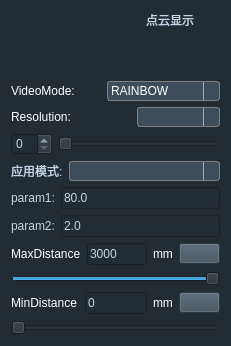
<?xml version="1.0" encoding="UTF-8"?>
<ui version="4.0">
 <class>DepthControlView</class>
 <widget class="QWidget" name="DepthControlView">
  <property name="geometry">
   <rect>
    <x>0</x>
    <y>0</y>
    <width>223</width>
    <height>346</height>
   </rect>
  </property>
  <property name="windowTitle">
   <string>DepthControlView</string>
  </property>
  <property name="styleSheet">
   <string notr="true">background-color: rgb(36, 44, 51);</string>
  </property>
  <layout class="QVBoxLayout" name="verticalLayout">
   <item>
    <layout class="QHBoxLayout" name="horizontalLayout_5">
     <item>
      <spacer name="horizontalSpacer_2">
       <property name="orientation">
        <enum>Qt::Horizontal</enum>
       </property>
       <property name="sizeHint" stdset="0">
        <size>
         <width>40</width>
         <height>20</height>
        </size>
       </property>
      </spacer>
     </item>
     <item>
      <layout class="QVBoxLayout" name="verticalLayout_5">
       <property name="spacing">
        <number>3</number>
       </property>
       <item>
        <widget class="QLabel" name="label_5">
         <property name="sizePolicy">
          <sizepolicy hsizetype="Preferred" vsizetype="Fixed">
           <horstretch>0</horstretch>
           <verstretch>0</verstretch>
          </sizepolicy>
         </property>
         <property name="minimumSize">
          <size>
           <width>0</width>
           <height>0</height>
          </size>
         </property>
         <property name="styleSheet">
          <string notr="true">color: rgb(195, 213, 229);
background-color: rgb(255, 255, 255，255);</string>
         </property>
         <property name="text">
          <string>点云显示</string>
         </property>
         <property name="alignment">
          <set>Qt::AlignCenter</set>
         </property>
        </widget>
       </item>
       <item>
        <widget class="SwitchButton" name="switch_clound_point" native="true">
         <property name="minimumSize">
          <size>
           <width>100</width>
           <height>25</height>
          </size>
         </property>
        </widget>
       </item>
      </layout>
     </item>
    </layout>
   </item>
   <item>
    <layout class="QHBoxLayout" name="horizontalLayout_2">
     <property name="spacing">
      <number>0</number>
     </property>
     <item>
      <widget class="QLabel" name="label_2">
       <property name="styleSheet">
        <string notr="true">background-color: rgba(255, 255, 255, 0);
color: rgb(255, 255, 255);</string>
       </property>
       <property name="text">
        <string>VideoMode:</string>
       </property>
      </widget>
     </item>
     <item>
      <widget class="QComboBox" name="cb_video_mode">
       <property name="styleSheet">
        <string notr="true">QComboBox {
	color: rgb(255, 255, 255);
    border: 1px solid gray;
    border-radius: 3px;
    padding: 1px 18px 1px 3px;
    min-width: 6em;
}
 
 
QComboBox:!editable, QComboBox::drop-down:editable {
       background-color: rgba(62,77,89);
       color: rgb(255, 255, 255);
}
 
/* QComboBox gets the &quot;on&quot; state when the popup is open */
QComboBox:!editable:on, QComboBox::drop-down:editable:on {
       background-color: rgba(62,77,89);
       color: rgb(255, 255, 255);
}
 
QComboBox:on { /* shift the text when the popup opens */
    padding-top: 3px;
    padding-left: 4px;
}
 
QComboBox::drop-down {
    subcontrol-origin: padding;
    subcontrol-position: top right;
    width: 15px;
 
    border-left-width: 1px;
    border-left-color: darkgray;
    border-left-style: solid; /* just a single line */
    border-top-right-radius: 3px; /* same radius as the QComboBox */
    border-bottom-right-radius: 3px;
}
 
QComboBox::down-arrow {
    image: url(:/res/image/combobox_ico.png);
}
 
QComboBox::down-arrow:on { /* shift the arrow when popup is open */
    top: 1px;
    left: 1px;
}
QComboBox QAbstractItemView
{
     background-color: rgba(62,77,89);
}
 
QComboBox QAbstractItemView::item
{
    color: rgb(255, 255, 255);
    height: 24px;
}
 
QComboBox QAbstractItemView::item:selected
{	
    background-color: rgba(9,11,13);
}</string>
       </property>
       <item>
        <property name="text">
         <string>RAINBOW</string>
        </property>
       </item>
       <item>
        <property name="text">
         <string>GRAY</string>
        </property>
       </item>
       <item>
        <property name="text">
         <string>HISTOGRAM</string>
        </property>
       </item>
      </widget>
     </item>
    </layout>
   </item>
   <item>
    <layout class="QHBoxLayout" name="horizontalLayout">
     <property name="spacing">
      <number>0</number>
     </property>
     <item>
      <widget class="QLabel" name="label">
       <property name="styleSheet">
        <string notr="true">background-color: rgba(255, 255, 255, 0);
color: rgb(255, 255, 255);</string>
       </property>
       <property name="text">
        <string>Resolution:</string>
       </property>
      </widget>
     </item>
     <item>
      <spacer name="horizontalSpacer">
       <property name="orientation">
        <enum>Qt::Horizontal</enum>
       </property>
       <property name="sizeHint" stdset="0">
        <size>
         <width>40</width>
         <height>20</height>
        </size>
       </property>
      </spacer>
     </item>
     <item>
      <widget class="QComboBox" name="cb_resolution_depth">
       <property name="styleSheet">
        <string notr="true">QComboBox {
	color: rgb(255, 255, 255);
    border: 1px solid gray;
    border-radius: 3px;
    padding: 1px 18px 1px 3px;
    min-width: 6em;
}
 
 
QComboBox:!editable, QComboBox::drop-down:editable {
       background-color: rgba(62,77,89);
       color: rgb(255, 255, 255);
}
 
/* QComboBox gets the &quot;on&quot; state when the popup is open */
QComboBox:!editable:on, QComboBox::drop-down:editable:on {
       background-color: rgba(62,77,89);
       color: rgb(255, 255, 255);
}
 
QComboBox:on { /* shift the text when the popup opens */
    padding-top: 3px;
    padding-left: 4px;
}
 
QComboBox::drop-down {
    subcontrol-origin: padding;
    subcontrol-position: top right;
    width: 15px;
 
    border-left-width: 1px;
    border-left-color: darkgray;
    border-left-style: solid; /* just a single line */
    border-top-right-radius: 3px; /* same radius as the QComboBox */
    border-bottom-right-radius: 3px;
}
 
QComboBox::down-arrow {
    image: url(:/res/image/combobox_ico.png);
}
 
QComboBox::down-arrow:on { /* shift the arrow when popup is open */
    top: 1px;
    left: 1px;
}
QComboBox QAbstractItemView
{
     background-color: rgba(62,77,89);
}
 
QComboBox QAbstractItemView::item
{
    color: rgb(255, 255, 255);
    height: 24px;
}
 
QComboBox QAbstractItemView::item:selected
{	
    background-color: rgba(9,11,13);
}</string>
       </property>
      </widget>
     </item>
    </layout>
   </item>
   <item>
    <layout class="QHBoxLayout" name="horizontalLayout_3">
     <item>
      <widget class="QSpinBox" name="spinBox">
       <property name="styleSheet">
        <string notr="true">color: rgb(195, 213, 229);</string>
       </property>
      </widget>
     </item>
     <item>
      <widget class="QSlider" name="hSlider_bar">
       <property name="orientation">
        <enum>Qt::Horizontal</enum>
       </property>
      </widget>
     </item>
    </layout>
   </item>
   <item>
    <layout class="QHBoxLayout" name="horizontalLayout_4">
     <item>
      <widget class="QLabel" name="label_6">
       <property name="sizePolicy">
        <sizepolicy hsizetype="Fixed" vsizetype="Preferred">
         <horstretch>0</horstretch>
         <verstretch>0</verstretch>
        </sizepolicy>
       </property>
       <property name="styleSheet">
        <string notr="true">color: rgb(195, 213, 229);
background-color: rgb(255, 255, 255，255);</string>
       </property>
       <property name="text">
        <string>应用模式:</string>
       </property>
      </widget>
     </item>
     <item>
      <widget class="QComboBox" name="comboBox_filter_bin">
       <property name="styleSheet">
        <string notr="true">QComboBox {
	color: rgb(255, 255, 255);
    border: 1px solid gray;
    border-radius: 3px;
    padding: 1px 18px 1px 3px;
    min-width: 6em;
}
 
 
QComboBox:!editable, QComboBox::drop-down:editable {
       background-color: rgba(62,77,89);
       color: rgb(255, 255, 255);
}
 
/* QComboBox gets the &quot;on&quot; state when the popup is open */
QComboBox:!editable:on, QComboBox::drop-down:editable:on {
       background-color: rgba(62,77,89);
       color: rgb(255, 255, 255);
}
 
QComboBox:on { /* shift the text when the popup opens */
    padding-top: 3px;
    padding-left: 4px;
}
 
QComboBox::drop-down {
    subcontrol-origin: padding;
    subcontrol-position: top right;
    width: 15px;
 
    border-left-width: 1px;
    border-left-color: darkgray;
    border-left-style: solid; /* just a single line */
    border-top-right-radius: 3px; /* same radius as the QComboBox */
    border-bottom-right-radius: 3px;
}
 
QComboBox::down-arrow {
    image: url(:/res/image/combobox_ico.png);
}
 
QComboBox::down-arrow:on { /* shift the arrow when popup is open */
    top: 1px;
    left: 1px;
}
QComboBox QAbstractItemView
{
     background-color: rgba(62,77,89);
}
 
QComboBox QAbstractItemView::item
{
    color: rgb(255, 255, 255);
    height: 24px;
}
 
QComboBox QAbstractItemView::item:selected
{	
    background-color: rgba(9,11,13);
}</string>
       </property>
      </widget>
     </item>
    </layout>
   </item>
   <item>
    <layout class="QHBoxLayout" name="horizontalLayout_6">
     <item>
      <widget class="QLabel" name="label_7">
       <property name="sizePolicy">
        <sizepolicy hsizetype="Fixed" vsizetype="Preferred">
         <horstretch>0</horstretch>
         <verstretch>0</verstretch>
        </sizepolicy>
       </property>
       <property name="styleSheet">
        <string notr="true">color: rgb(195, 213, 229);
background-color: rgb(255, 255, 255，255);</string>
       </property>
       <property name="text">
        <string>param1:</string>
       </property>
      </widget>
     </item>
     <item>
      <widget class="QLineEdit" name="led_pointcloud_param1">
       <property name="styleSheet">
        <string notr="true">color: rgb(195, 213, 229);</string>
       </property>
       <property name="text">
        <string>80.0</string>
       </property>
      </widget>
     </item>
    </layout>
   </item>
   <item>
    <layout class="QHBoxLayout" name="horizontalLayout_7">
     <item>
      <widget class="QLabel" name="label_8">
       <property name="sizePolicy">
        <sizepolicy hsizetype="Fixed" vsizetype="Preferred">
         <horstretch>0</horstretch>
         <verstretch>0</verstretch>
        </sizepolicy>
       </property>
       <property name="styleSheet">
        <string notr="true">color: rgb(195, 213, 229);
background-color: rgb(255, 255, 255，255);</string>
       </property>
       <property name="text">
        <string>param2:</string>
       </property>
      </widget>
     </item>
     <item>
      <widget class="QLineEdit" name="led_pointcloud_param2">
       <property name="styleSheet">
        <string notr="true">color: rgb(195, 213, 229);</string>
       </property>
       <property name="text">
        <string>2.0</string>
       </property>
      </widget>
     </item>
    </layout>
   </item>
   <item>
    <layout class="QHBoxLayout" name="horizontalLayout_8">
     <item>
      <widget class="QLabel" name="label_4">
       <property name="styleSheet">
        <string notr="true">background-color: rgba(255, 255, 255, 0);
color: rgb(255, 255, 255);</string>
       </property>
       <property name="text">
        <string>MaxDistance</string>
       </property>
      </widget>
     </item>
     <item>
      <spacer name="horizontalSpacer_3">
       <property name="orientation">
        <enum>Qt::Horizontal</enum>
       </property>
       <property name="sizeHint" stdset="0">
        <size>
         <width>40</width>
         <height>20</height>
        </size>
       </property>
      </spacer>
     </item>
     <item>
      <widget class="QLineEdit" name="le_depth_distance_value">
       <property name="minimumSize">
        <size>
         <width>60</width>
         <height>0</height>
        </size>
       </property>
       <property name="maximumSize">
        <size>
         <width>100</width>
         <height>16777215</height>
        </size>
       </property>
       <property name="styleSheet">
        <string notr="true">color: rgb(195, 213, 229);</string>
       </property>
       <property name="text">
        <string>3000</string>
       </property>
      </widget>
     </item>
     <item>
      <widget class="QLabel" name="label_9">
       <property name="styleSheet">
        <string notr="true">background-color: rgba(255, 255, 255, 0);
color: rgb(255, 255, 255);</string>
       </property>
       <property name="text">
        <string>mm</string>
       </property>
      </widget>
     </item>
     <item>
      <widget class="QToolButton" name="tb_depth_distance_set">
       <property name="minimumSize">
        <size>
         <width>41</width>
         <height>21</height>
        </size>
       </property>
       <property name="maximumSize">
        <size>
         <width>41</width>
         <height>21</height>
        </size>
       </property>
       <property name="styleSheet">
        <string notr="true">color: rgb(193, 211, 227);
background-color: rgb(62, 77, 89);</string>
       </property>
       <property name="text">
        <string/>
       </property>
       <property name="icon">
        <iconset resource="../resource.qrc">
         <normaloff>:/res/image/write.png</normaloff>:/res/image/write.png</iconset>
       </property>
      </widget>
     </item>
    </layout>
   </item>
   <item>
    <widget class="QSlider" name="slider_depth_distance">
     <property name="maximum">
      <number>3000</number>
     </property>
     <property name="value">
      <number>3000</number>
     </property>
     <property name="orientation">
      <enum>Qt::Horizontal</enum>
     </property>
    </widget>
   </item>
   <item>
    <layout class="QHBoxLayout" name="horizontalLayout_9">
     <item>
      <widget class="QLabel" name="label_10">
       <property name="styleSheet">
        <string notr="true">background-color: rgba(255, 255, 255, 0);
color: rgb(255, 255, 255);</string>
       </property>
       <property name="text">
        <string>MinDistance</string>
       </property>
      </widget>
     </item>
     <item>
      <spacer name="horizontalSpacer_4">
       <property name="orientation">
        <enum>Qt::Horizontal</enum>
       </property>
       <property name="sizeHint" stdset="0">
        <size>
         <width>40</width>
         <height>20</height>
        </size>
       </property>
      </spacer>
     </item>
     <item>
      <widget class="QLineEdit" name="le_depth_distance_value_min">
       <property name="minimumSize">
        <size>
         <width>60</width>
         <height>0</height>
        </size>
       </property>
       <property name="maximumSize">
        <size>
         <width>100</width>
         <height>16777215</height>
        </size>
       </property>
       <property name="styleSheet">
        <string notr="true">color: rgb(195, 213, 229);</string>
       </property>
       <property name="text">
        <string>0</string>
       </property>
      </widget>
     </item>
     <item>
      <widget class="QLabel" name="label_11">
       <property name="styleSheet">
        <string notr="true">background-color: rgba(255, 255, 255, 0);
color: rgb(255, 255, 255);</string>
       </property>
       <property name="text">
        <string>mm</string>
       </property>
      </widget>
     </item>
     <item>
      <widget class="QToolButton" name="tb_depth_distance_set_min">
       <property name="minimumSize">
        <size>
         <width>41</width>
         <height>21</height>
        </size>
       </property>
       <property name="maximumSize">
        <size>
         <width>41</width>
         <height>21</height>
        </size>
       </property>
       <property name="styleSheet">
        <string notr="true">color: rgb(193, 211, 227);
background-color: rgb(62, 77, 89);</string>
       </property>
       <property name="text">
        <string/>
       </property>
       <property name="icon">
        <iconset resource="../resource.qrc">
         <normaloff>:/res/image/write.png</normaloff>:/res/image/write.png</iconset>
       </property>
      </widget>
     </item>
    </layout>
   </item>
   <item>
    <widget class="QSlider" name="slider_depth_distance_min">
     <property name="maximum">
      <number>3000</number>
     </property>
     <property name="value">
      <number>0</number>
     </property>
     <property name="sliderPosition">
      <number>0</number>
     </property>
     <property name="orientation">
      <enum>Qt::Horizontal</enum>
     </property>
    </widget>
   </item>
  </layout>
 </widget>
 <layoutdefault spacing="6" margin="11"/>
 <customwidgets>
  <customwidget>
   <class>SwitchButton</class>
   <extends>QWidget</extends>
   <header location="global">src\weight\switchbutton.h</header>
   <container>1</container>
  </customwidget>
 </customwidgets>
 <resources>
  <include location="../resource.qrc"/>
 </resources>
 <connections/>
</ui>
